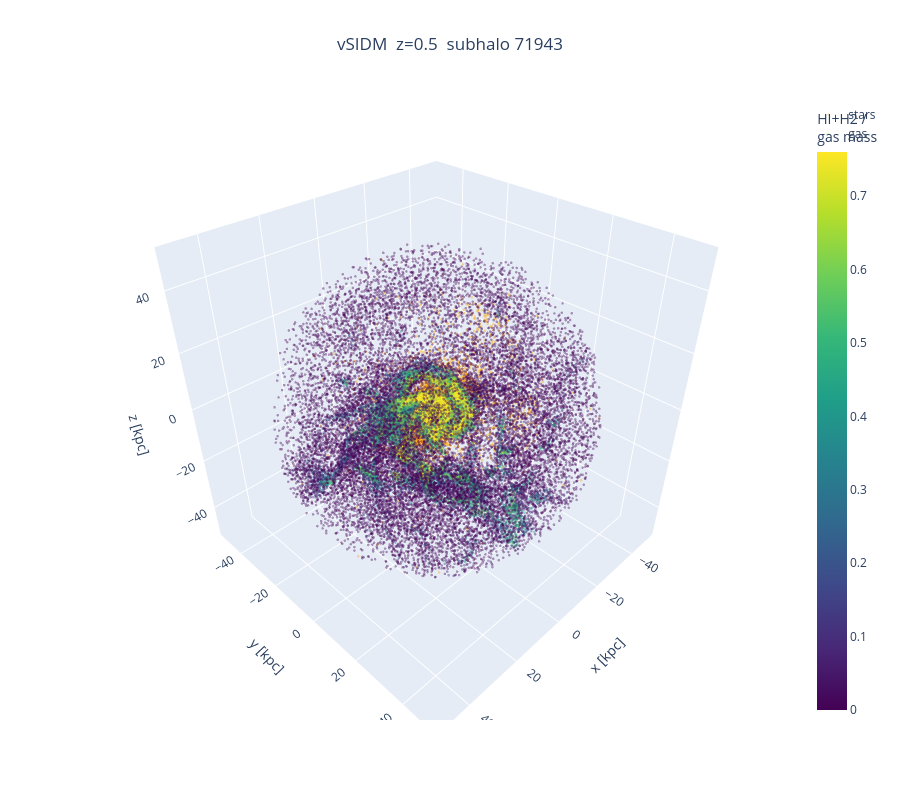

Notebook cell for this chart:
### Code cell
cfg = load_config()
snap = {float(z): int(s) for s, z in cfg["snap_z"].items()}[REDSHIFT]
run = {"CDM": "L35n1080_CDM", "SIDM1": "L35n1080_SIDM1", "vSIDM": "L35n1080_vSIDM_correa"}[MODEL]
gal = load_galaxy_gas(f"{cfg['paths']['aida_root']}/{run}/output/", snap, SUB_ID)

stars = gal.xyz_s.to_value("kpc") # positions relative to subhalo centre
gas = gal.xyz_g.to_value("kpc")
neutral = (gal.mH_neutral_g / gal.mgas_g).value # neutral hydrogen (HI+H2) / gas mass, per cell

def pick(xyz):
    """Indices of the particles within R_MAX, at most MAX_POINTS of them."""
    idx = np.flatnonzero(np.linalg.norm(xyz, axis=1) < R_MAX)
    if len(idx) > MAX_POINTS:
        idx = np.random.default_rng(0).choice(idx, MAX_POINTS, replace=False)
    return idx

s, g = pick(stars), pick(gas)
print(f"{len(stars)} stars, {len(gas)} gas cells; plotting {len(s)} stars and {len(g)} gas cells")

fig = go.Figure([
    go.Scatter3d(x=stars[s, 0], y=stars[s, 1], z=stars[s, 2], mode="markers", name="stars",
                 marker=dict(size=1.5, color="orange", opacity=0.4)),
    go.Scatter3d(x=gas[g, 0], y=gas[g, 1], z=gas[g, 2], mode="markers", name="gas",
                 marker=dict(size=1.5, color=neutral[g], colorscale="Viridis", cmin=0, cmax=0.76,
                             opacity=0.4, colorbar=dict(title="HI+H2 /<br>gas mass"))),
])
fig.update_layout(title=f"{MODEL}  z={REDSHIFT}  subhalo {SUB_ID}",
                  title_x=0.5,
                  scene=dict(xaxis_title="x [kpc]", yaxis_title="y [kpc]", zaxis_title="z [kpc]",
                             aspectmode="cube"),
                  height=800
)
fig.show()

### Figure 1 — Plotly figure (JSON) as saved in the notebook; plotly's stock layout.template omitted (floating-point values rounded to 4 significant figures; data arrays with more than 128 entries replaced by an {"elided": "..."} marker saying what was removed)
{"data": [{"marker": {"color": "orange", "opacity": 0.4, "size": 1.5}, "mode": "markers", "name": "stars", "type": "scatter3d", "x": {"elided": "21952 float values"}, "y": {"elided": "21952 float values"}, "z": {"elided": "21952 float values"}}, {"marker": {"cmax": 0.76, "cmin": 0, "color": {"elided": "36424 float values"}, "colorbar": {"title": {"text": "HI+H2 /<br>gas mass"}}, "colorscale": [[0, "#440154"], [0.1111, "#482878"], [0.2222, "#3e4989"], [0.3333, "#31688e"], [0.4444, "#26828e"], [0.5556, "#1f9e89"], [0.6667, "#35b779"], [0.7778, "#6ece58"], [0.8889, "#b5de2b"], [1, "#fde725"]], "opacity": 0.4, "size": 1.5}, "mode": "markers", "name": "gas", "type": "scatter3d", "x": {"elided": "36424 float values"}, "y": {"elided": "36424 float values"}, "z": {"elided": "36424 float values"}}], "layout": {"height": 800, "scene": {"aspectmode": "cube", "xaxis": {"title": {"text": "x [kpc]"}}, "yaxis": {"title": {"text": "y [kpc]"}}, "zaxis": {"title": {"text": "z [kpc]"}}}, "title": {"text": "vSIDM  z=0.5  subhalo 71943", "x": 0.5}}}
